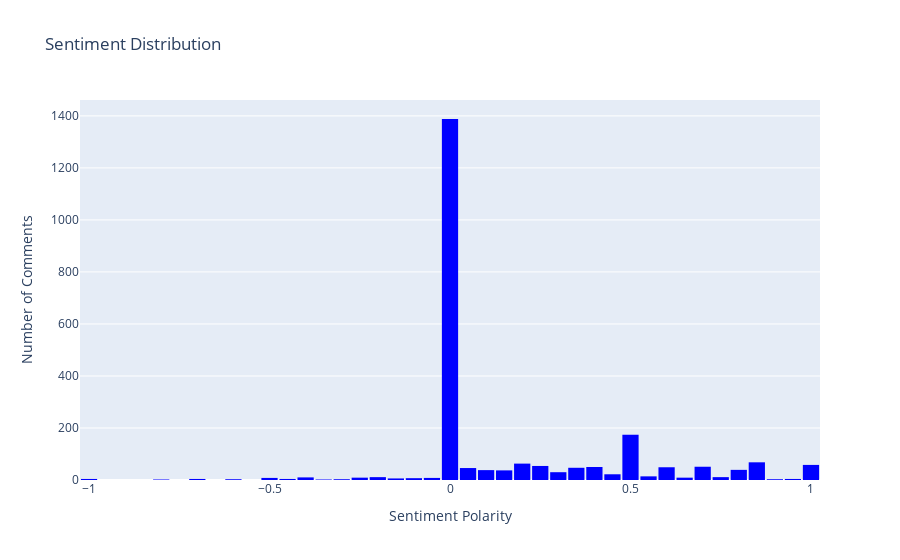

Notebook code for this chart:
### Markdown cell above
# 2. Sentiment Analysis

Sentiment analysis is used to determine the emotional tone of text, categorizing it as positive, negative, or neutral. By leveraging the TextBlob library, we can perform a straightforward sentiment analysis on text data. The results can be visualized using interactive histograms in Plotly, and more detailed comparisons can be made across different MBTI types using Seaborn and Matplotlib.

For further details, refer to the [Plotly Histogram Documentation](https://plotly.com/python/histograms/) and the [TextBlob Documentation](https://textblob.readthedocs.io/en/dev/).

### Code cell
import pandas as pd
import plotly.express as px
from textblob import TextBlob

#ensure all text data is a string, and replace NaN values with empty strings
data['cleaned_text'] = data['cleaned_text'].fillna('').astype(str)
#perform sentiment analysis using TextBlob
data['sentiment'] = data['cleaned_text'].apply(lambda text: TextBlob(text).sentiment.polarity)

#create an interactive histogram using Plotly
fig = px.histogram(data, x='sentiment', nbins=50, title='Sentiment Distribution',labels={'sentiment': 'Sentiment Polarity'},color_discrete_sequence=['blue'])

#update layout for better visualization
fig.update_layout(xaxis_title='Sentiment Polarity',yaxis_title='Number of Comments',bargap=0.1,)
fig.show()

### Figure 1 — Plotly figure (JSON) as saved in the notebook; plotly's stock layout.template omitted (floating-point values rounded to 4 significant figures; data arrays with more than 128 entries replaced by an {"elided": "..."} marker saying what was removed)
{"data": [{"alignmentgroup": "True", "bingroup": "x", "hovertemplate": "Sentiment Polarity=%{x}<br>count=%{y}<extra></extra>", "legendgroup": "", "marker": {"color": "blue", "pattern": {"shape": ""}}, "name": "", "nbinsx": 50, "offsetgroup": "", "orientation": "v", "showlegend": false, "type": "histogram", "x": {"elided": "2336 float values"}, "xaxis": "x", "yaxis": "y"}], "layout": {"bargap": 0.1, "barmode": "relative", "legend": {"tracegroupgap": 0}, "title": {"text": "Sentiment Distribution"}, "xaxis": {"anchor": "y", "domain": [0, 1], "title": {"text": "Sentiment Polarity"}}, "yaxis": {"anchor": "x", "domain": [0, 1], "title": {"text": "Number of Comments"}}}}
